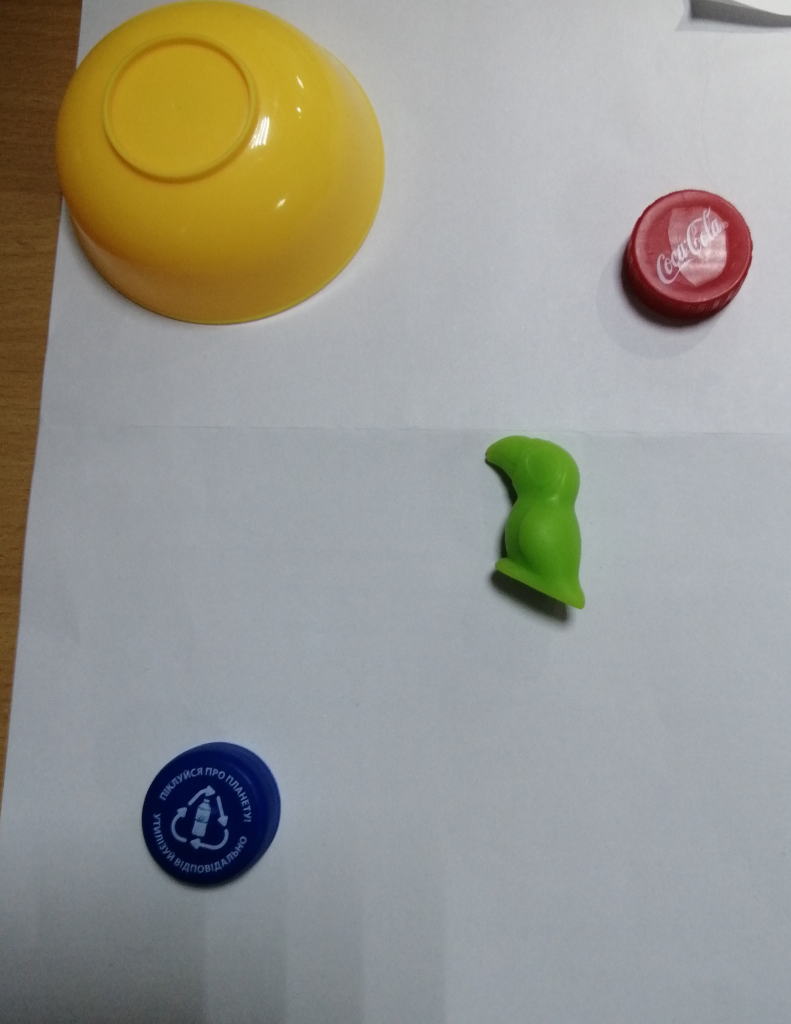
#> input picture images/shapes2.jpg, 2371 x 3072 px (shown at 1/3 size)
$ python Praktichna_2.py
#> lines starting #> are read from the running program, lines starting #| are printed output that depends on the picture; after the words box and inside, x2 and y2 are one past the last pixel; in counts of white or black regions, pixels touching at a corner belong together
import cv2
import numpy as np

img = cv2.imread('images/shapes2.jpg')
#> img is the input picture: shape (3072, 2371, 3); mean B, G, R 143.4, 151.8, 152.9
img = cv2.resize(img, (500, 600))
#> img: shape (600, 500, 3)

img_copy = img.copy()

img = cv2.cvtColor(img, cv2.COLOR_BGR2HSV)
#> img: shape (600, 500, 3); mean H, S, V 91.2, 50.1, 162.4
img = cv2.GaussianBlur(img, (5, 5), 2)
#> img: shape (600, 500, 3); mean H, S, V 91.2, 50.1, 162.4

lowerred = np.array([167, 0, 0])
upperred = np.array([179, 255, 255])
maskred = cv2.inRange(img, lowerred, upperred)
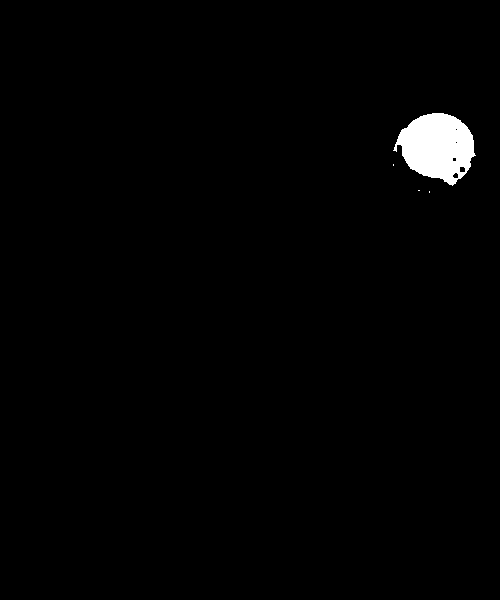
#> maskred: shape (600, 500); 1.3% white; 4 white regions (3 under 20 px), largest, box (x1, y1, x2, y2) and area: (393, 113, 476, 186) 3989

lowerblue = np.array([71, 87, 0])
upperblue = np.array([118, 255, 255])
maskblue = cv2.inRange(img, lowerblue, upperblue)
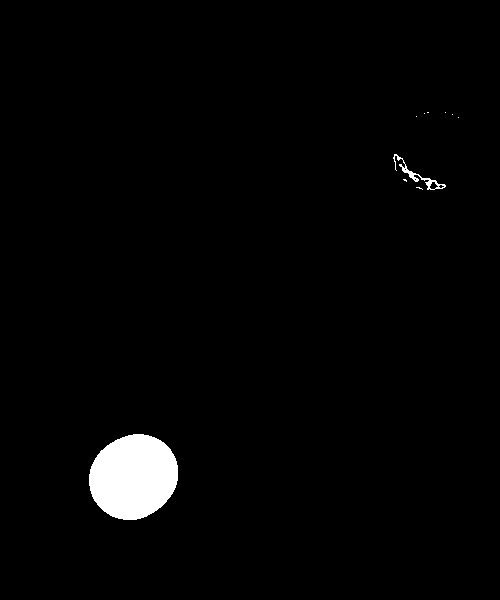
#> maskblue: shape (600, 500); 2.1% white; 10 white regions (8 under 20 px), largest, box (x1, y1, x2, y2) and area: (89, 434, 178, 520) 5945, (393, 154, 446, 190) 270

lowergreen = np.array([39, 0, 0])
uppergreen = np.array([51, 255, 255])
maskgreen = cv2.inRange(img, lowergreen, uppergreen)
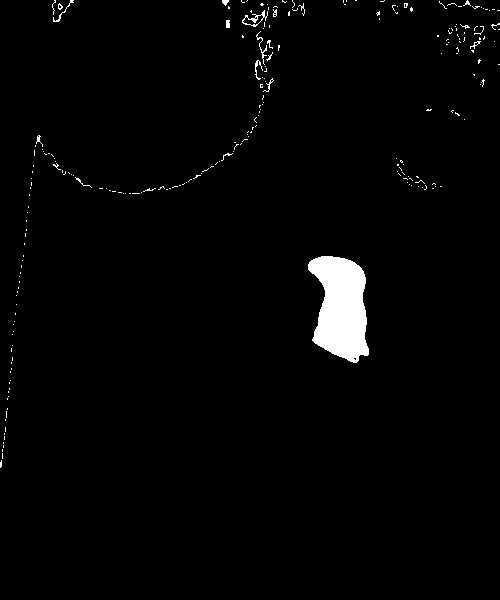
#> maskgreen: shape (600, 500); 2% white; 232 white regions (217 under 20 px), largest, box (x1, y1, x2, y2) and area: (308, 256, 369, 363) 4609, (242, 10, 268, 27) 116, (256, 31, 267, 65) 66

loweryellow = np.array([5, 56, 113])
upperyellow = np.array([32, 255, 232])
maskyellow = cv2.inRange(img, loweryellow, upperyellow)
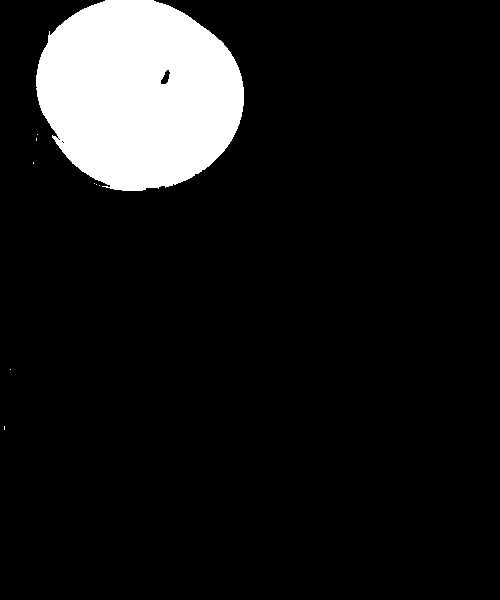
#> maskyellow: shape (600, 500); 10.3% white; 9 white regions (8 under 20 px), largest, box (x1, y1, x2, y2) and area: (36, 0, 244, 191) 30765

mask_total = cv2.bitwise_or(maskred, maskblue)
#> mask_total: shape (600, 500); 3.4% white; 13 white regions (11 under 20 px), largest, box (x1, y1, x2, y2) and area: (89, 434, 178, 520) 5945, (393, 113, 476, 190) 4259
mask_total = cv2.bitwise_or(mask_total, maskgreen)
#> mask_total: shape (600, 500); 5.4% white; 225 white regions (208 under 20 px), largest, box (x1, y1, x2, y2) and area: (89, 434, 178, 520) 5945, (308, 256, 369, 363) 4609, (393, 113, 476, 190) 4313
mask_total = cv2.bitwise_or(mask_total, maskyellow)
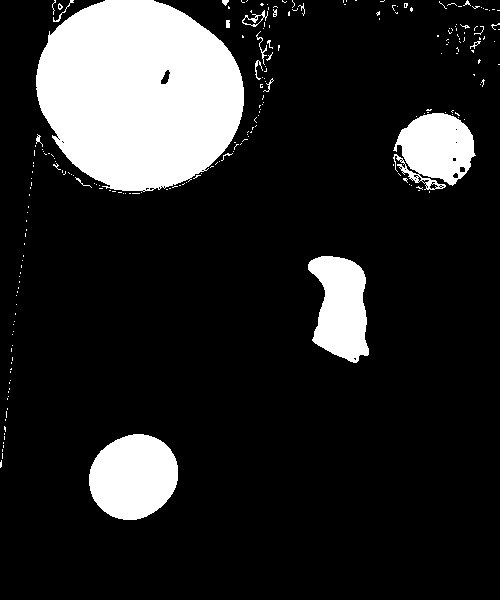
#> mask_total: shape (600, 500); 15.7% white; 225 white regions (207 under 20 px)

img = cv2.bitwise_or(img_copy, img_copy, mask = mask_total)
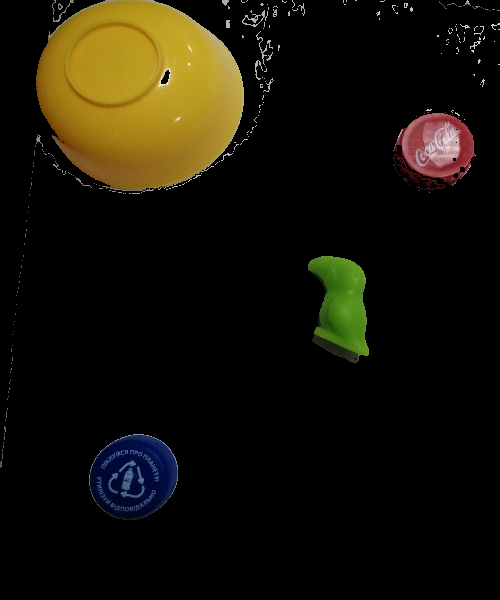
#> img: shape (600, 500, 3); mean B, G, R 7.4, 18.3, 21.8

countors, _ = cv2.findContours(mask_total, cv2.RETR_EXTERNAL, cv2.CHAIN_APPROX_SIMPLE)
#> countors = 225 contours, 218 with area under 20; largest, box (x1, y1, x2, y2) and area: (36, 0, 244, 192) 30591, (89, 434, 178, 520) 5822, (308, 256, 369, 363) 4472, (393, 113, 476, 190) 4233, (242, 10, 268, 27) 152, (226, 20, 230, 28) 20, (53, 0, 74, 22) 20

for cnt in countors:
    area = cv2.contourArea(cnt)
    if area > 200:
        x, y, w, h = cv2.boundingRect(cnt)
        perimeter = cv2.arcLength(cnt, True) #обчислюється периметр контура
        M = cv2.moments(cnt) #моменти контуру
        if M['m00'] != 0:
            cx = int(M['m10'] / M['m00'])
            cy = int(M['m01'] / M['m00'])

        aspect_ratio = round(w / h, 2)
        compactness = round((4 * np.pi * area) / (perimeter ** 2), 2)
        approx = cv2.approxPolyDP(cnt, 0.02 * perimeter, True)
        if len(approx) == 4:
            shape = "SQUARE"
        elif len(approx) == 3:
            shape = "TRIANGLE"
        elif len(approx) > 8:
            shape = "OVAL"
        else:
            shape = "inshe"

        cv2.drawContours(img_copy, [cnt], -1, (0, 255, 0),
                         2)  # (img, список контурів, -1 - всі контури з масиву, колір, товщина)
        hs = 0
        if hs >= 0 and h <=10 and h >=160 and h <=179:
            color = "red"
        elif hs >=26 and hs <= 35:
            color = "yellow"
        elif hs >=36 and hs <= 85:
            color = "green"
        elif hs >= 101 and hs <= 130:
            color = "blue"


        cv2.putText(img_copy, f'S: {int(area)}', (x, y - 5), cv2.FONT_HERSHEY_SIMPLEX, 0.6, (0, 0, 255), 1)
        cv2.rectangle(img_copy, (x, y), (x + w, y + h), (0, 255, 255), 2)
        cv2.circle(img_copy, (cx, cy), 4, (255, 0, 0), -1)
        cv2.putText(img_copy, f'Shape: {shape}', (x, y + h - 5), cv2.FONT_HERSHEY_SIMPLEX, 0.6, (0, 0, 255), 1)
#> this loop made 225 passes
#> (area, x, y, w, h, perimeter, cx, cy) on passes 7, 39, 120, 223: (5822, 89, 434, 89, 86, 286.2, 133, 476), (4472.5, 308, 256, 61, 107, 315.5, 340, 307), (4233, 393, 113, 83, 77, 498.6, 436, 148), (30591, 36, 0, 208, 192, 724.2, 138, 93)
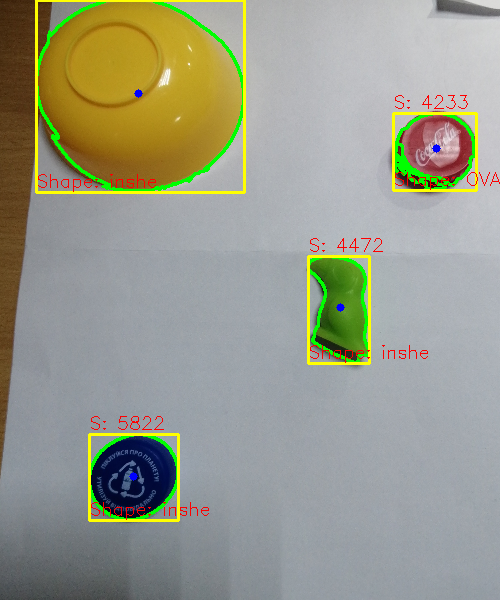
#> img_copy: shape (600, 500, 3); mean B, G, R 139.1, 155.2, 153.5
        #cv2.putText(img_copy, f'Color: {color}', (x, y + h - 5), cv2.FONT_HERSHEY_SIMPLEX, 0.6, (0, 0, 255), 1)


cv2.imshow('mask', img)
cv2.imshow('shapes', img_copy)
cv2.waitKey(0)
cv2.destroyAllWindows()

$ run again, with images/pavlo.jpg copied over images/shapes2.jpg
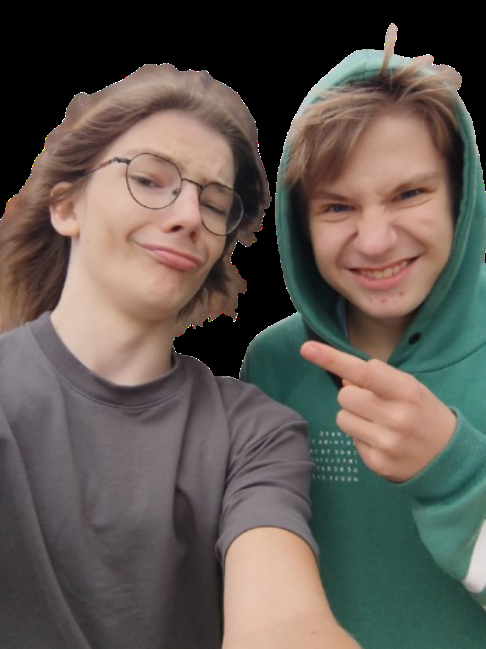
#> input picture images/pavlo.jpg, 486 x 649 px
#> img is the input picture: shape (649, 486, 3); mean B, G, R 81.7, 88, 95.5
#> `maskred = cv2.inRange(img, lowerred, upperred)`:
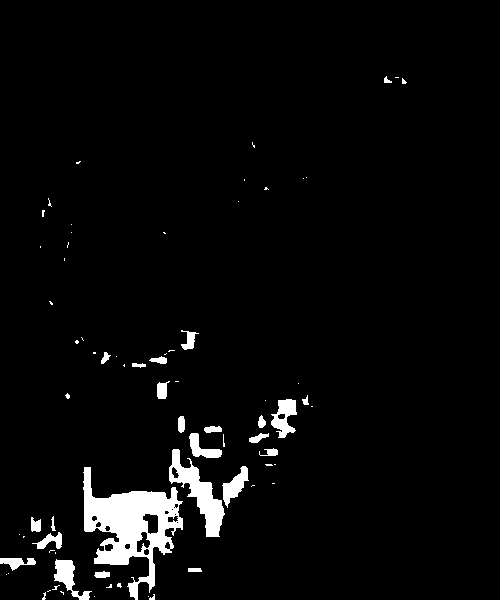
#> maskred: shape (600, 500); 3.8% white; 74 white regions (49 under 20 px), largest, box (x1, y1, x2, y2) and area: (83, 467, 183, 600) 5417, (169, 449, 225, 537) 1681, (54, 559, 92, 600) 579
#> maskblue: shape (600, 500); 15.7% white; 19 white regions (14 under 20 px), largest, box (x1, y1, x2, y2) and area: (252, 136, 500, 600) 46900, (286, 194, 293, 216) 92, (477, 117, 484, 134) 67, (287, 179, 291, 189) 30, (471, 192, 474, 201) 20
#> maskgreen: shape (600, 500); 0.7% white in thin lines or dots
#> maskyellow: shape (600, 500); 26.3% white; 21 white regions (7 under 20 px), largest, box (x1, y1, x2, y2) and area: (0, 73, 255, 354) 33903, (293, 85, 465, 294) 21601, (228, 486, 370, 600) 11319
#> countors = 530 contours, 493 with area under 20; largest, box (x1, y1, x2, y2) and area: (252, 136, 500, 600) 58227, (0, 73, 255, 354) 38664, (293, 80, 465, 294) 22558, (228, 486, 372, 600) 11330, (83, 467, 183, 600) 5694
#> the loop `for cnt in countors:` made 530 passes
#> (area, x, y, w, h, perimeter, cx, cy) on passes 47, 49, 102, 106, 107, 110, 114, 120: (504.5, 54, 559, 38, 41, 165.6, 67, 576), (200.5, 0, 558, 36, 13, 97.7, 16, 561), (11329.5, 228, 486, 144, 114, 545.9, 284, 550), (5694.5, 83, 467, 100, 133, 696.9, 131, 525), (432.5, 222, 466, 27, 42, 118.7, 234, 485), (1585, 169, 449, 56, 88, 310.2, 198, 493), (333.5, 189, 433, 33, 25, 104.9, 201, 448), (540, 271, 399, 26, 39, 147.7, 283, 416)
#> after the loop `for cnt in countors:`:
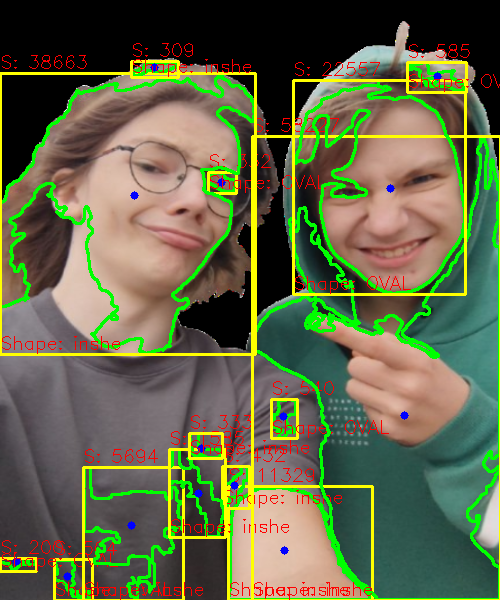
#> img_copy: shape (600, 500, 3); mean B, G, R 71.4, 104, 98.7
